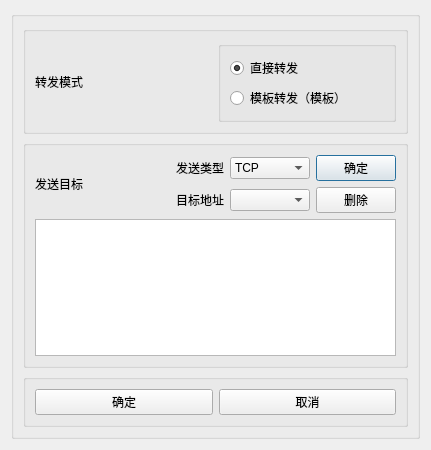
<?xml version="1.0" encoding="UTF-8"?>
<ui version="4.0">
 <class>Forward</class>
 <widget class="QDialog" name="Forward">
  <property name="geometry">
   <rect>
    <x>0</x>
    <y>0</y>
    <width>431</width>
    <height>450</height>
   </rect>
  </property>
  <property name="minimumSize">
   <size>
    <width>431</width>
    <height>450</height>
   </size>
  </property>
  <property name="maximumSize">
   <size>
    <width>567</width>
    <height>567</height>
   </size>
  </property>
  <property name="windowTitle">
   <string>转发设置</string>
  </property>
  <property name="windowIcon">
   <iconset resource="Resources.qrc">
    <normaloff>:/new/prefix1/icon/relate.png</normaloff>:/new/prefix1/icon/relate.png</iconset>
  </property>
  <layout class="QGridLayout" name="gridLayout_13">
   <item row="0" column="0">
    <widget class="QGroupBox" name="groupBox_5">
     <property name="title">
      <string/>
     </property>
     <layout class="QGridLayout" name="gridLayout_12">
      <item row="0" column="0">
       <layout class="QGridLayout" name="gridLayout_11">
        <item row="0" column="0">
         <widget class="QGroupBox" name="groupBox_3">
          <property name="title">
           <string/>
          </property>
          <layout class="QGridLayout" name="gridLayout_6">
           <item row="0" column="0">
            <layout class="QGridLayout" name="gridLayout_5">
             <property name="horizontalSpacing">
              <number>4</number>
             </property>
             <item row="0" column="0">
              <widget class="QLabel" name="label_6">
               <property name="text">
                <string>转发模式</string>
               </property>
              </widget>
             </item>
             <item row="0" column="1">
              <widget class="QGroupBox" name="groupBox_2">
               <property name="title">
                <string/>
               </property>
               <layout class="QGridLayout" name="gridLayout_4">
                <item row="0" column="0">
                 <layout class="QGridLayout" name="gridLayout_3">
                  <item row="0" column="0">
                   <widget class="QRadioButton" name="radioButton">
                    <property name="text">
                     <string>直接转发</string>
                    </property>
                    <property name="checked">
                     <bool>true</bool>
                    </property>
                   </widget>
                  </item>
                  <item row="1" column="0">
                   <widget class="QRadioButton" name="radioButton_2">
                    <property name="text">
                     <string>模板转发（模板）</string>
                    </property>
                   </widget>
                  </item>
                 </layout>
                </item>
               </layout>
              </widget>
             </item>
            </layout>
           </item>
          </layout>
         </widget>
        </item>
        <item row="1" column="0">
         <widget class="QGroupBox" name="groupBox_4">
          <property name="title">
           <string/>
          </property>
          <layout class="QGridLayout" name="gridLayout_10">
           <item row="0" column="0">
            <layout class="QGridLayout" name="gridLayout_9">
             <item row="0" column="0">
              <layout class="QGridLayout" name="gridLayout_8">
               <item row="0" column="0">
                <widget class="QLabel" name="label_3">
                 <property name="text">
                  <string>发送目标</string>
                 </property>
                </widget>
               </item>
               <item row="0" column="1">
                <layout class="QGridLayout" name="gridLayout_7">
                 <item row="0" column="0">
                  <widget class="QLabel" name="label_2">
                   <property name="text">
                    <string>发送类型</string>
                   </property>
                  </widget>
                 </item>
                 <item row="0" column="1">
                  <widget class="QComboBox" name="comboBox_2">
                   <item>
                    <property name="text">
                     <string>TCP</string>
                    </property>
                   </item>
                   <item>
                    <property name="text">
                     <string>UDP单播</string>
                    </property>
                   </item>
                   <item>
                    <property name="text">
                     <string>UDP广播</string>
                    </property>
                   </item>
                   <item>
                    <property name="text">
                     <string>UDP组播</string>
                    </property>
                   </item>
                  </widget>
                 </item>
                 <item row="0" column="2">
                  <widget class="QPushButton" name="pushButton_3">
                   <property name="text">
                    <string>确定</string>
                   </property>
                  </widget>
                 </item>
                 <item row="1" column="0">
                  <widget class="QLabel" name="label">
                   <property name="text">
                    <string>目标地址</string>
                   </property>
                  </widget>
                 </item>
                 <item row="1" column="2">
                  <widget class="QPushButton" name="pushButton_4">
                   <property name="text">
                    <string>删除</string>
                   </property>
                  </widget>
                 </item>
                 <item row="1" column="1">
                  <widget class="QComboBox" name="comboBox"/>
                 </item>
                </layout>
               </item>
              </layout>
             </item>
             <item row="1" column="0">
              <widget class="QTableWidget" name="tableWidget"/>
             </item>
            </layout>
           </item>
          </layout>
         </widget>
        </item>
        <item row="2" column="0">
         <widget class="QGroupBox" name="groupBox">
          <property name="title">
           <string/>
          </property>
          <layout class="QGridLayout" name="gridLayout_2">
           <item row="0" column="0">
            <layout class="QGridLayout" name="gridLayout">
             <item row="0" column="0">
              <widget class="QPushButton" name="pushButton">
               <property name="text">
                <string>确定</string>
               </property>
              </widget>
             </item>
             <item row="0" column="1">
              <widget class="QPushButton" name="pushButton_2">
               <property name="text">
                <string>取消</string>
               </property>
              </widget>
             </item>
            </layout>
           </item>
          </layout>
         </widget>
        </item>
       </layout>
      </item>
     </layout>
    </widget>
   </item>
  </layout>
 </widget>
 <resources>
  <include location="Resources.qrc"/>
 </resources>
 <connections/>
</ui>
